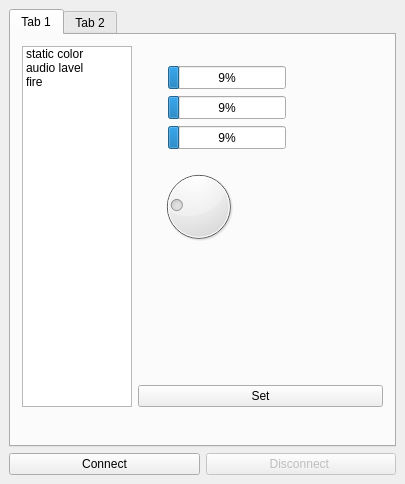
<?xml version="1.0" encoding="UTF-8"?>
<ui version="4.0">
 <class>MainWindow</class>
 <widget class="QMainWindow" name="MainWindow">
  <property name="enabled">
   <bool>true</bool>
  </property>
  <property name="geometry">
   <rect>
    <x>0</x>
    <y>0</y>
    <width>405</width>
    <height>484</height>
   </rect>
  </property>
  <property name="sizePolicy">
   <sizepolicy hsizetype="Preferred" vsizetype="Preferred">
    <horstretch>0</horstretch>
    <verstretch>0</verstretch>
   </sizepolicy>
  </property>
  <property name="mouseTracking">
   <bool>false</bool>
  </property>
  <property name="contextMenuPolicy">
   <enum>Qt::ActionsContextMenu</enum>
  </property>
  <property name="acceptDrops">
   <bool>false</bool>
  </property>
  <property name="windowTitle">
   <string>MainWindow</string>
  </property>
  <property name="documentMode">
   <bool>false</bool>
  </property>
  <widget class="QWidget" name="centralwidget">
   <layout class="QVBoxLayout" name="verticalLayout">
    <item>
     <widget class="QTabWidget" name="tabWidget">
      <property name="currentIndex">
       <number>0</number>
      </property>
      <widget class="QWidget" name="tab_1">
       <property name="layoutDirection">
        <enum>Qt::LeftToRight</enum>
       </property>
       <attribute name="title">
        <string>Tab 1</string>
       </attribute>
       <widget class="QWidget" name="layoutWidget">
        <property name="geometry">
         <rect>
          <x>11</x>
          <y>11</y>
          <width>361</width>
          <height>361</height>
         </rect>
        </property>
        <layout class="QHBoxLayout" name="horizontalLayout_3">
         <item>
          <widget class="QListWidget" name="lw_modes">
           <property name="enabled">
            <bool>true</bool>
           </property>
           <property name="maximumSize">
            <size>
             <width>110</width>
             <height>16777215</height>
            </size>
           </property>
           <property name="frameShape">
            <enum>QFrame::StyledPanel</enum>
           </property>
           <property name="frameShadow">
            <enum>QFrame::Sunken</enum>
           </property>
           <property name="lineWidth">
            <number>1</number>
           </property>
           <property name="midLineWidth">
            <number>0</number>
           </property>
           <property name="isWrapping" stdset="0">
            <bool>false</bool>
           </property>
           <property name="uniformItemSizes">
            <bool>false</bool>
           </property>
           <property name="wordWrap">
            <bool>false</bool>
           </property>
           <item>
            <property name="text">
             <string>static color</string>
            </property>
           </item>
           <item>
            <property name="text">
             <string>audio lavel</string>
            </property>
           </item>
           <item>
            <property name="text">
             <string>fire</string>
            </property>
           </item>
          </widget>
         </item>
         <item>
          <layout class="QVBoxLayout" name="verticalLayout_2">
           <item>
            <widget class="QStackedWidget" name="sw_mode">
             <property name="currentIndex">
              <number>0</number>
             </property>
             <widget class="QWidget" name="page">
              <widget class="QDial" name="gain">
               <property name="geometry">
                <rect>
                 <x>20</x>
                 <y>120</y>
                 <width>81</width>
                 <height>81</height>
                </rect>
               </property>
               <property name="minimum">
                <number>1</number>
               </property>
               <property name="maximum">
                <number>255</number>
               </property>
               <property name="value">
                <number>200</number>
               </property>
               <property name="tracking">
                <bool>true</bool>
               </property>
               <property name="invertedAppearance">
                <bool>true</bool>
               </property>
               <property name="invertedControls">
                <bool>false</bool>
               </property>
              </widget>
              <widget class="QProgressBar" name="right">
               <property name="geometry">
                <rect>
                 <x>30</x>
                 <y>50</y>
                 <width>118</width>
                 <height>23</height>
                </rect>
               </property>
               <property name="maximum">
                <number>255</number>
               </property>
               <property name="value">
                <number>24</number>
               </property>
              </widget>
              <widget class="QProgressBar" name="general">
               <property name="geometry">
                <rect>
                 <x>30</x>
                 <y>20</y>
                 <width>118</width>
                 <height>23</height>
                </rect>
               </property>
               <property name="maximum">
                <number>255</number>
               </property>
               <property name="value">
                <number>24</number>
               </property>
              </widget>
              <widget class="QProgressBar" name="left">
               <property name="geometry">
                <rect>
                 <x>30</x>
                 <y>80</y>
                 <width>118</width>
                 <height>23</height>
                </rect>
               </property>
               <property name="maximum">
                <number>255</number>
               </property>
               <property name="value">
                <number>24</number>
               </property>
              </widget>
             </widget>
             <widget class="QWidget" name="page_2">
              <widget class="QPushButton" name="set_color_pb">
               <property name="geometry">
                <rect>
                 <x>40</x>
                 <y>40</y>
                 <width>151</width>
                 <height>23</height>
                </rect>
               </property>
               <property name="text">
                <string>set color</string>
               </property>
              </widget>
             </widget>
             <widget class="QWidget" name="page_5"/>
            </widget>
           </item>
           <item>
            <widget class="QPushButton" name="setAlMod">
             <property name="text">
              <string>Set</string>
             </property>
            </widget>
           </item>
          </layout>
         </item>
        </layout>
       </widget>
      </widget>
      <widget class="QWidget" name="tab_2">
       <property name="layoutDirection">
        <enum>Qt::LeftToRight</enum>
       </property>
       <attribute name="title">
        <string>Tab 2</string>
       </attribute>
       <layout class="QHBoxLayout" name="horizontalLayout_2">
        <item>
         <widget class="QListWidget" name="listWidget">
          <property name="maximumSize">
           <size>
            <width>130</width>
            <height>16777215</height>
           </size>
          </property>
          <item>
           <property name="text">
            <string>Srial Port</string>
           </property>
          </item>
          <item>
           <property name="text">
            <string>Audio in</string>
           </property>
          </item>
         </widget>
        </item>
        <item>
         <widget class="QStackedWidget" name="stackedWidget">
          <property name="currentIndex">
           <number>0</number>
          </property>
          <widget class="QWidget" name="page_3">
           <widget class="QGroupBox" name="groupBox">
            <property name="geometry">
             <rect>
              <x>0</x>
              <y>10</y>
              <width>211</width>
              <height>111</height>
             </rect>
            </property>
            <property name="title">
             <string>Serial Port Options</string>
            </property>
            <layout class="QFormLayout" name="formLayout">
             <item row="0" column="0">
              <widget class="QLabel" name="label">
               <property name="text">
                <string>Port:</string>
               </property>
              </widget>
             </item>
             <item row="0" column="1">
              <widget class="QComboBox" name="com_ports"/>
             </item>
             <item row="1" column="0">
              <widget class="QLabel" name="label_2">
               <property name="text">
                <string>Baudrate:</string>
               </property>
              </widget>
             </item>
             <item row="1" column="1">
              <widget class="QComboBox" name="com_speeds"/>
             </item>
             <item row="2" column="0">
              <spacer name="horizontalSpacer">
               <property name="orientation">
                <enum>Qt::Horizontal</enum>
               </property>
               <property name="sizeHint" stdset="0">
                <size>
                 <width>40</width>
                 <height>20</height>
                </size>
               </property>
              </spacer>
             </item>
             <item row="2" column="1">
              <widget class="QPushButton" name="pushButton">
               <property name="text">
                <string>Re-Scan Ports</string>
               </property>
              </widget>
             </item>
            </layout>
           </widget>
          </widget>
          <widget class="QWidget" name="page_4">
           <widget class="QGroupBox" name="groupBox_2">
            <property name="geometry">
             <rect>
              <x>9</x>
              <y>-1</y>
              <width>211</width>
              <height>161</height>
             </rect>
            </property>
            <property name="title">
             <string>Audio in</string>
            </property>
            <layout class="QFormLayout" name="formLayout_2">
             <item row="0" column="0">
              <widget class="QLabel" name="label_3">
               <property name="text">
                <string>input device</string>
               </property>
              </widget>
             </item>
             <item row="0" column="1">
              <widget class="QComboBox" name="comboBox"/>
             </item>
            </layout>
           </widget>
          </widget>
         </widget>
        </item>
       </layout>
      </widget>
     </widget>
    </item>
    <item>
     <layout class="QHBoxLayout" name="horizontalLayout" stretch="0,0">
      <property name="sizeConstraint">
       <enum>QLayout::SetDefaultConstraint</enum>
      </property>
      <item>
       <widget class="QPushButton" name="pb_connect">
        <property name="text">
         <string>Connect</string>
        </property>
        <property name="default">
         <bool>false</bool>
        </property>
       </widget>
      </item>
      <item>
       <widget class="QPushButton" name="pb_disconnect">
        <property name="enabled">
         <bool>false</bool>
        </property>
        <property name="text">
         <string>Disconnect </string>
        </property>
        <property name="checkable">
         <bool>false</bool>
        </property>
        <property name="checked">
         <bool>false</bool>
        </property>
        <property name="autoRepeat">
         <bool>false</bool>
        </property>
        <property name="autoExclusive">
         <bool>false</bool>
        </property>
        <property name="default">
         <bool>false</bool>
        </property>
        <property name="flat">
         <bool>false</bool>
        </property>
       </widget>
      </item>
     </layout>
    </item>
   </layout>
  </widget>
 </widget>
 <resources/>
 <connections/>
</ui>
